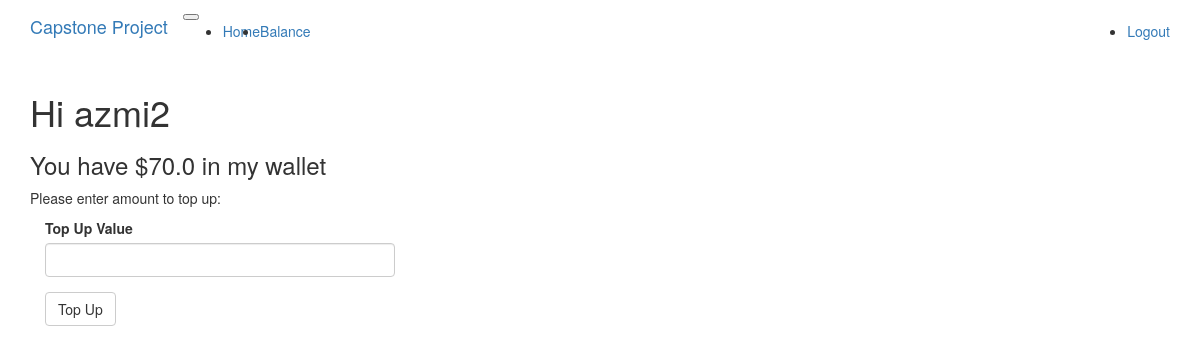
Page /balance (signed in) on the earlier database version.
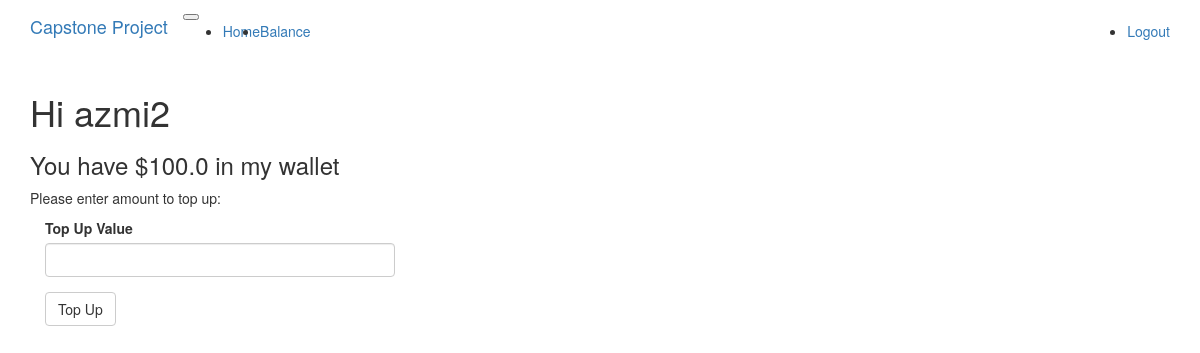
Same page on the later database version.
### app/models.py (models this page shows, shortened)
class User(UserMixin, db.Model):
	__tablename__ = 'user'
	id = db.Column(db.Integer, primary_key=True)
	username = db.Column(db.String(64), index=True, unique=True)
	password_hash = db.Column(db.String(128))
	balance = db.Column(db.Float(64))

### app/routes.py (the view)
@application.route('/balance', methods=["GET","POST"])
@login_required
def balance():
	user = User.query.filter_by(username = current_user.username).first()
	form=TopUpForm()
	if form.validate_on_submit():
		value = form.value.data
		print(value, file=sys.stderr)
		user.add_balance(float(value))
		db.session.commit()
		return redirect('/balance')
	return render_template('balance.html', title='Balance', balance=user.balance, form=form)

### app/routes.py
class TopUpForm(FlaskForm):
	value = DecimalField('Top Up Value', validators= [NumberRange(min=0, max=10, message='bla')] )
	submit = SubmitField('Top Up')

### app/models.py (called while the page is built)
@login.user_loader
def load_user(id):
	return User.query.get(int(id))

### app/templates/balance.html
{% extends "base.html" %}
{% import "bootstrap/wtf.html" as wtf %}
{% block app_content %}
    <h1>Hi {{current_user.username}}</h1>
    <h3>You have ${{ balance }} in my wallet</h3>
    <p>Please enter amount to top up:</p>
    <div class="col-md-4">
        {{ wtf.quick_form(form) }}
    </div>
{% endblock %}

### app/templates/base.html (shortened to what this page needs)
{% extends "bootstrap/base.html" %}
{% block navbar %}
  <nav class="navbar  navbar-expand-lg navbar-light bg-light">
    <div class="container">
        <a class="navbar-brand" href="{{ url_for('index') }}">Capstone Project</a>
        <button type="button" class="navbar-toggler" data-toggle="collapse" data-target="#bs-example-navbar-collapse-1">
        </button>
      <div class="collapse navbar-collapse" id="bs-example-navbar-collapse-1">
        <ul class="navbar-nav mr-auto">
          <li class="nav-item"><a class="nav-link" href="{{ url_for('index') }}">Home</a></li>
          <li class="nav-item"><a class="nav-link" href="{{ url_for('balance') }}">Balance</a></li>
        </ul>
        <ul class="navbar-nav navbar-right">
          {% if current_user.is_anonymous %}
          <li class="nav-item"><a class="nav-link" href="{{ url_for('login') }}">Login</a></li>
          {% else %}
          <li class="nav-item"><a class="nav-link" href="{{ url_for('logout') }}">Logout</a></li>
          {% endif %}
        </ul>
      </div>
    </div>
  </nav>
{% endblock %}
{% block content %}
  <div class="container">
    {% block app_content %}{% endblock %}
  </div>
{% endblock %}

Differences in the rows shown:
changed User "azmi2": balance "70.0" → "100.0"
